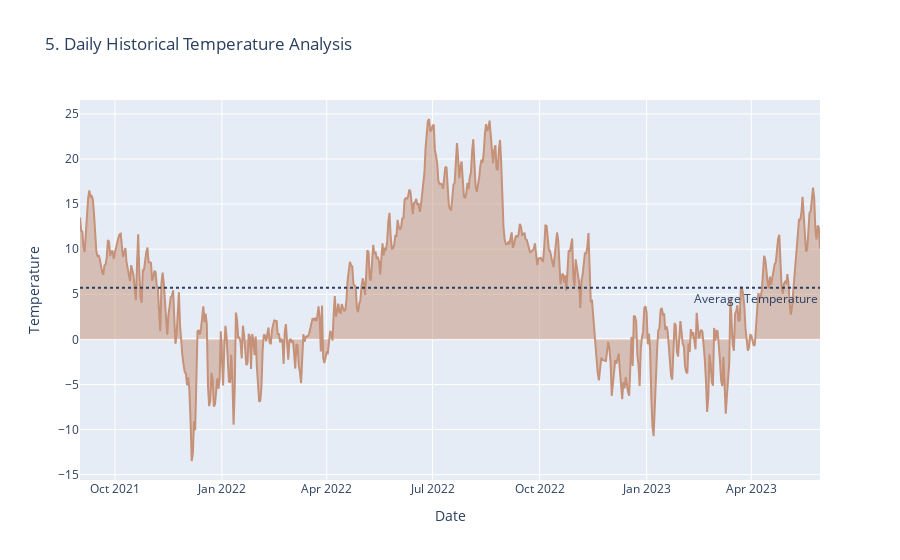

The notebook cell this image was saved under:
### Markdown cell above
<div class="alert alert-block alert-info">
<h3 style="font-family:  'Garamond', 'Lucida Sans', sans-serif; text-align: center; color:#164863;  font-weight: bold; font-size: 24px;">   About 'historical_weather.csv':  </h3>
<b>datetime</b> <br>
<b>temperature</b> <br>
<b>dewpoint</b> <br>
<b>rain:</b> Different from the forecast conventions. The rain from large scale weather systems of the preceding hour in millimeters.<br>
<b>snowfall:</b>Different from the forecast conventions. Snowfall over the preceding hour in centimeters. <br>
<b>surface_pressure:</b> The air pressure at surface in hectopascals.<br>
<b>cloudcover_[low/mid/high/total]:</b> Different from the forecast conventions.<br>
<b>windspeed_10m:</b> The wind speed at 10 meters above ground in meters per second.<br>
<b>winddirection_10m:</b> The wind direction at 10 meters above ground in degrees.<br>
<b>shortwave_radiation:</b> The global horizontal irradiation in watt-hours per square meter.<br>
<b>direct_solar_radiation</b> <br>
<b>diffuse_radiation:</b> The diffuse solar irradiation in watt-hours per square meter.<br>
<b>[latitude/longitude]:</b> -The coordinates of the weather station.
</div>

### Code cell
fig = px.area(daily, x=daily.index, y="temperature",title='5. Daily Historical Temperature Analysis')
fig.add_hline(y=meanTemp, line_dash="dot", annotation_text="Average Temperature", annotation_position="bottom right")
fig.update_traces(line_color='#C59279')
fig.update_layout(xaxis_title="Date", yaxis_title="Temperature")
fig.show()

### Figure 1 — Plotly figure (JSON) as saved in the notebook; plotly's stock layout.template omitted (floating-point values rounded to 4 significant figures; data arrays with more than 128 entries replaced by an {"elided": "..."} marker saying what was removed)
{"data": [{"fillpattern": {"shape": ""}, "hovertemplate": "datetime=%{x}<br>temperature=%{y}<extra></extra>", "legendgroup": "", "line": {"color": "#C59279"}, "marker": {"symbol": "circle"}, "mode": "lines", "name": "", "orientation": "v", "showlegend": false, "stackgroup": "1", "x": {"elided": "637 str values"}, "xaxis": "x", "y": {"elided": "637 float values"}, "yaxis": "y", "type": "scatter"}], "layout": {"xaxis": {"anchor": "y", "domain": [0, 1], "title": {"text": "Date"}, "type": "date", "range": ["2021-09-01", "2023-05-30"], "autorange": true}, "yaxis": {"anchor": "x", "domain": [0, 1], "title": {"text": "Temperature"}, "type": "linear", "range": [-15.59, 26.54], "autorange": true}, "legend": {"tracegroupgap": 0}, "title": {"text": "5. Daily Historical Temperature Analysis"}, "shapes": [{"line": {"dash": "dot"}, "type": "line", "x0": 0, "x1": 1, "xref": "x domain", "y0": 5.71, "y1": 5.71, "yref": "y"}], "annotations": [{"showarrow": false, "text": "Average Temperature", "x": 1, "xanchor": "right", "xref": "x domain", "y": 5.71, "yanchor": "top", "yref": "y"}], "autosize": true}}
